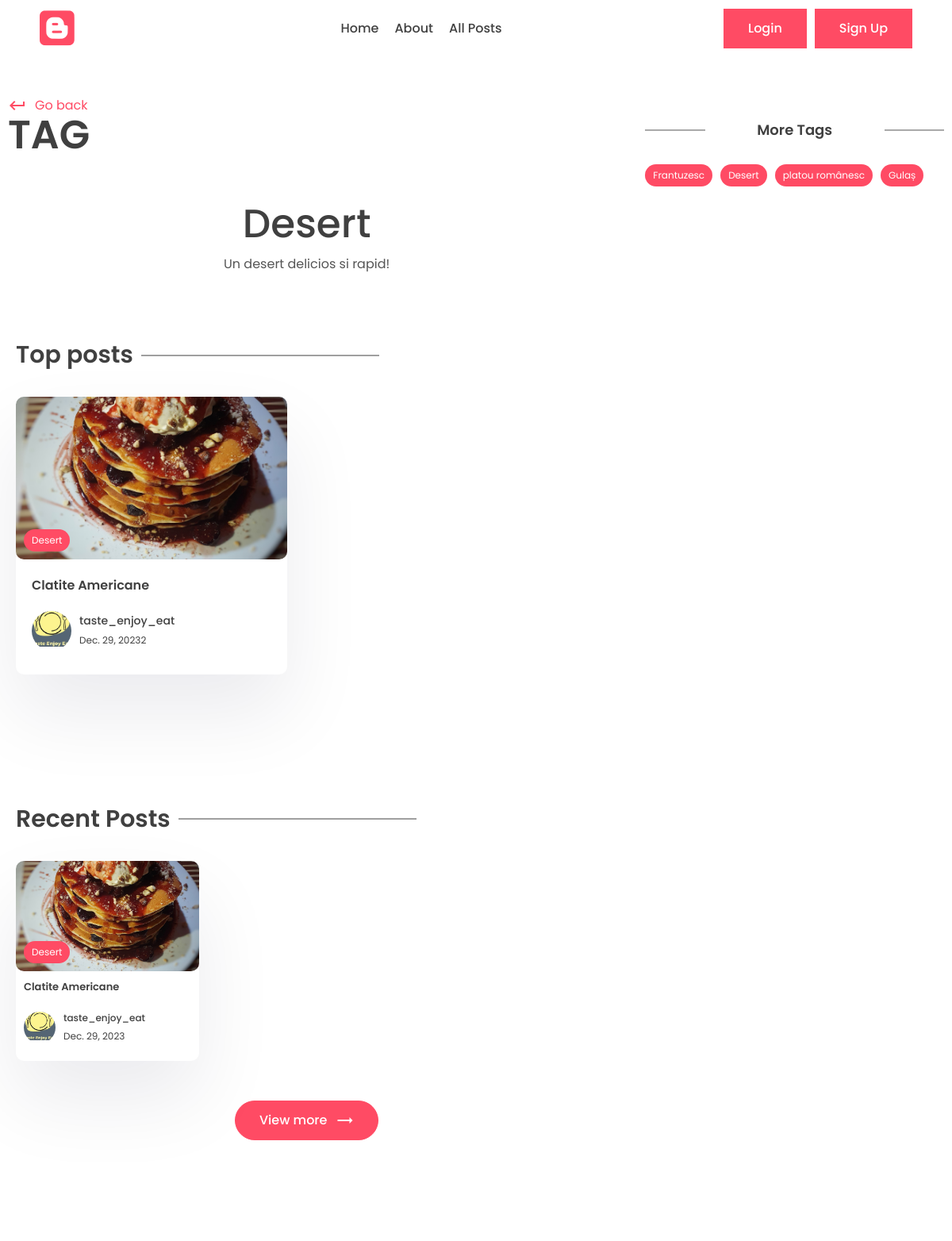
/tag/desert (upper part), run on an earlier commit of the app's database.
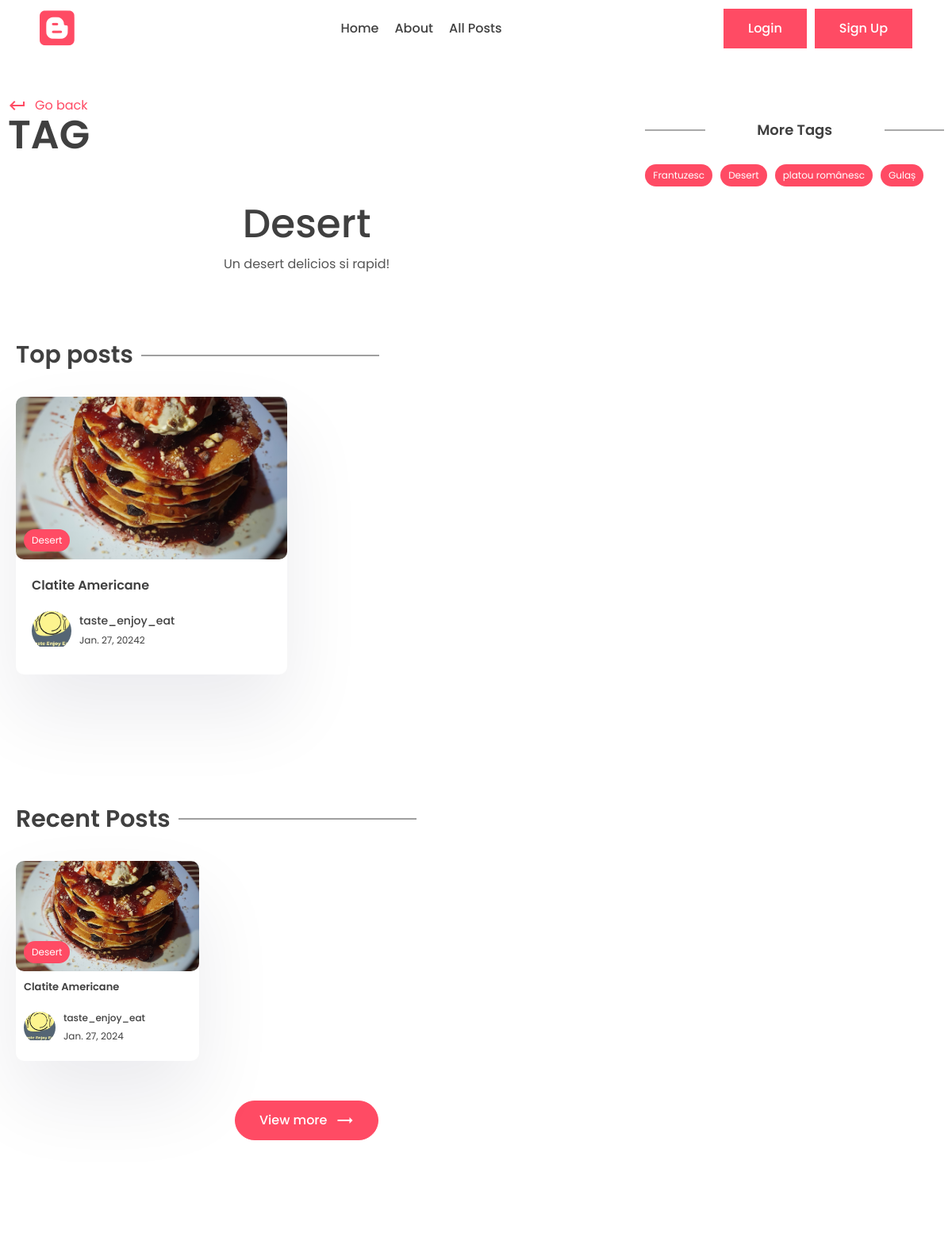
And on a later commit of the database.
### app/models.py (models this page shows, shortened)
class Post(models.Model):
    title = models.CharField(max_length=200)
    content = models.TextField()
    last_updated = models.DateTimeField(auto_now=True)
    slug = models.SlugField(max_length=200, unique=True)
    image = models.ImageField(null=True, blank=True, upload_to="images/")
    tags = models.ManyToManyField(Tag, blank=True, related_name='post')
    view_count = models.IntegerField(null=True, blank=True)
    is_featured = models.BooleanField(default=False)    # to show recommended posts
    author = models.ForeignKey(User, on_delete=models.CASCADE, null=True, blank=True)
    bookmark = models.ManyToManyField(User, related_name='bookmarks', default=None, blank=True)
    likes = models.ManyToManyField(User, related_name='post_like', default=None, blank=True)

class Tag(models.Model):
    name = models.CharField(max_length=100)
    description = models.CharField(max_length=100)
    slug = models.SlugField(max_length=200, unique=True)

class Profile(models.Model):
    user = models.OneToOneField(User, on_delete=models.CASCADE)
    profile_image = models.ImageField(null=True, blank=True, upload_to="images/")
    slug = models.SlugField(max_length=200, unique=True)
    bio = models.TextField(null=True, blank=True)

### app/views.py (the view)
# urls.py: path('tag/<slug:slug>', views.tag_page, name='tag_page'),
def tag_page(request, slug):
    tags = Tag.objects.all()
    tag = Tag.objects.get(slug=slug)
    top_posts = Post.objects.filter(tags__post__in=[tag.id]).order_by('-view_count')[0:2]
    recent_posts = Post.objects.filter(tags__post__in=[tag.id]).order_by('-last_updated')[0:2]
    context = {
        'tag': tag,
        'top_posts': top_posts,
        'recent_posts': recent_posts,
        'tags': tags
    }
    return render(request, 'app/tag.html', context)

### app/templates/app/tag.html (shortened to what the changed rows need)
{% extends 'base.html' %}
{%  block content %}
      <div class="container">
        <div class="layout">
          <div class="left">
            <div class="page-top">
              <div class="top flex">
                <div class="page-name">
                  <h1>Tag</h1>
                </div>
              </div>
            </div>
            <center>
              <div class="typo">
                <h1 class="title">{{ tag.name }}</h1>
              </div>
            </center>
            <section class="sp">
              <div class="container">
                <h1 class="sec-title">Top posts</h1>
                <div class="grid-2 blog">
                    {% for post in top_posts %}
                  <a href="{% url 'post_page' post.slug %}">
                    <div class="card">
                      <div class="post-img">
                        <img src="{{ post.image.url }}" alt="" />
                        <div class="tag">{{ post.tags.all.0.name }}</div>
                      </div>
                      <div class="card-content">
                        <h3>
                          {{ post.title }}
                        </h3>
                        <div class="author">
                          <div class="profile-pic">
                            <img src="{{ post.author.profile.profile_image.url }}" alt="" />
                          </div>
                          <div class="details">
                            <p>{{ post.author.first_name }}</p>
                            <small>{{ post.last_updated|date }}2</small>
                          </div>
                        </div>
                      </div>
                    </div>
                  </a>
                        {% empty %}
                            <p>No top posts</p>
                    {% endfor %}
                </div>
              </div>
            </section>
            <section class="sp">
              <div class="container">
                <h1 class="sec-title">Recent Posts</h1>
                <div class="grid-3 blog-grid">
                    {% for post in recent_posts %}
                  <a href="{% url 'post_page' post.slug %}">
                    <div class="card">
                      <div class="post-img">
                        <img src="{{ post.image.url }}" alt="" />
                        <div class="tag">{{ post.tags.all.0.name }}</div>
                      </div>
                      <div class="card-content">
                        <h3>
                          {{ post.title }}
                        </h3>
                        <div class="author">
                          <div class="profile-pic">
                            <img src="{{ post.author.profile.profile_image.url }}" alt="" />
                          </div>
                          <div class="details">
                            <p>{{ post.author.first_name }}</p>
                            <small>{{ post.last_updated|date }}</small>
                          </div>
                        </div>
                      </div>
                    </div>
                  </a>
                        {% empty %}
                            <p>No recent posts</p>
                    {% endfor %}
                </div>
              </div>
</section>
          </div>
          <div class="right">
            <div class="block">
              <h2 class="title2">More Tags</h2>
            </div>
          </div>
        </div>
      </div>
{% endblock %}

What changed in the data, as far as the page shows it:
changed Post "Clatite Americane": last_updated "Dec. 29, 2023" → "Jan. 27, 2024"
